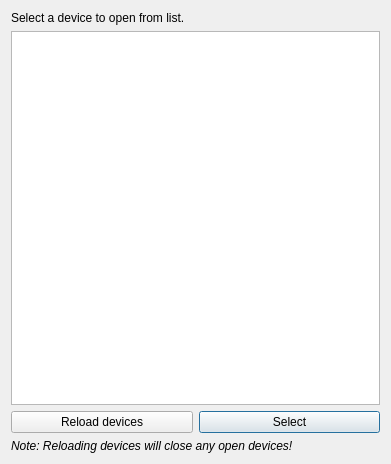
<?xml version="1.0" encoding="UTF-8"?>
<ui version="4.0">
 <class>DeviceSelector</class>
 <widget class="QDialog" name="DeviceSelector">
  <property name="geometry">
   <rect>
    <x>0</x>
    <y>0</y>
    <width>391</width>
    <height>464</height>
   </rect>
  </property>
  <property name="windowTitle">
   <string>Select a device...</string>
  </property>
  <property name="modal">
   <bool>true</bool>
  </property>
  <layout class="QGridLayout" name="gridLayout_2">
   <item row="1" column="0">
    <layout class="QGridLayout" name="layout">
     <item row="0" column="0" colspan="2">
      <widget class="QLabel" name="label">
       <property name="text">
        <string>&lt;html&gt;&lt;head/&gt;&lt;body&gt;&lt;p&gt;Select a device to open from list.&lt;/p&gt;&lt;/body&gt;&lt;/html&gt;</string>
       </property>
      </widget>
     </item>
     <item row="3" column="1">
      <widget class="QPushButton" name="selectButton">
       <property name="text">
        <string>Select</string>
       </property>
      </widget>
     </item>
     <item row="3" column="0">
      <widget class="QPushButton" name="reloadButton">
       <property name="text">
        <string>Reload devices</string>
       </property>
      </widget>
     </item>
     <item row="1" column="0" colspan="2">
      <widget class="QListWidget" name="deviceList"/>
     </item>
     <item row="4" column="0" colspan="2">
      <widget class="QLabel" name="label_2">
       <property name="font">
        <font>
         <italic>true</italic>
        </font>
       </property>
       <property name="text">
        <string>Note: Reloading devices will close any open devices!</string>
       </property>
      </widget>
     </item>
    </layout>
   </item>
  </layout>
 </widget>
 <resources/>
 <connections/>
</ui>
